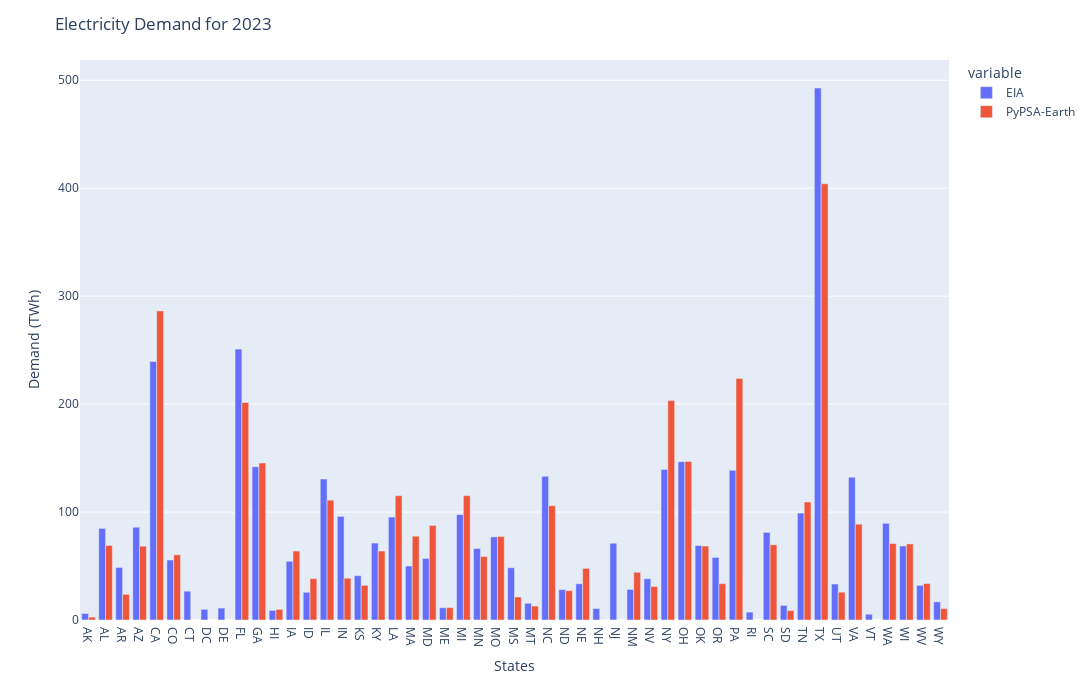

Notebook source saved alongside this figure:
### Code cell
fig = px.bar(demand_total, barmode='group')
fig.update_layout(width=2500, 
                  height=700, 
                  yaxis_title='Demand (TWh)',
                  xaxis_title='States',
                  title=f'Electricity Demand for {horizon}')
fig.show()

### Figure 1 — Plotly figure (JSON) as saved in the notebook; plotly's stock layout.template omitted (floating-point values rounded to 4 significant figures)
{"data": [{"alignmentgroup": "True", "hovertemplate": "variable=EIA<br>index=%{x}<br>value=%{y}<extra></extra>", "legendgroup": "EIA", "marker": {"color": "#636efa", "pattern": {"shape": ""}}, "name": "EIA", "offsetgroup": "EIA", "orientation": "v", "showlegend": true, "textposition": "auto", "type": "bar", "x": ["AK", "AL", "AR", "AZ", "CA", "CO", "CT", "DC", "DE", "FL", "GA", "HI", "IA", "ID", "IL", "IN", "KS", "KY", "LA", "MA", "MD", "ME", "MI", "MN", "MO", "MS", "MT", "NC", "ND", "NE", "NH", "NJ", "NM", "NV", "NY", "OH", "OK", "OR", "PA", "RI", "SC", "SD", "TN", "TX", "UT", "VA", "VT", "WA", "WI", "WV", "WY"], "xaxis": "x", "y": [6.025, 84.88, 48.65, 85.92, 239.5, 55.57, 26.68, 9.88, 11.08, 250.9, 142.0, 8.927, 54.4, 25.67, 130.6, 96.0, 41.05, 71.22, 95.37, 50.01, 57.03, 11.34, 97.59, 66.22, 76.98, 48.42, 15.51, 133.1, 28.2, 33.57, 10.63, 71.1, 28.35, 38.25, 139.4, 146.6, 68.98, 57.98, 138.7, 7.301, 81.2, 13.51, 99.05, 492.8, 33.34, 132.3, 5.364, 89.55, 68.56, 32.07, 16.79], "yaxis": "y"}, {"alignmentgroup": "True", "hovertemplate": "variable=PyPSA-Earth<br>index=%{x}<br>value=%{y}<extra></extra>", "legendgroup": "PyPSA-Earth", "marker": {"color": "#EF553B", "pattern": {"shape": ""}}, "name": "PyPSA-Earth", "offsetgroup": "PyPSA-Earth", "orientation": "v", "showlegend": true, "textposition": "auto", "type": "bar", "x": ["AK", "AL", "AR", "AZ", "CA", "CO", "CT", "DC", "DE", "FL", "GA", "HI", "IA", "ID", "IL", "IN", "KS", "KY", "LA", "MA", "MD", "ME", "MI", "MN", "MO", "MS", "MT", "NC", "ND", "NE", "NH", "NJ", "NM", "NV", "NY", "OH", "OK", "OR", "PA", "RI", "SC", "SD", "TN", "TX", "UT", "VA", "VT", "WA", "WI", "WV", "WY"], "xaxis": "x", "y": [2.68, 69.09, 23.74, 68.38, 286.3, 60.4, NaN, NaN, NaN, 201.4, 145.4, 9.81, 63.87, 38.32, 111.0, 38.74, 32.13, 63.88, 115.2, 77.67, 87.61, 11.48, 115.2, 58.86, 77.38, 21.31, 12.92, 105.9, 27.23, 47.8, 0.07, NaN, 44.21, 30.98, 203.2, 146.8, 68.51, 33.63, 223.8, NaN, 69.69, 8.68, 109.3, 404.1, 25.79, 88.78, NaN, 70.81, 70.48, 33.76, 10.49], "yaxis": "y"}], "layout": {"barmode": "group", "height": 700, "legend": {"title": {"text": "variable"}, "tracegroupgap": 0}, "margin": {"t": 60}, "title": {"text": "Electricity Demand for 2023"}, "width": 2500, "xaxis": {"anchor": "y", "domain": [0, 1], "title": {"text": "States"}}, "yaxis": {"anchor": "x", "domain": [0, 1], "title": {"text": "Demand (TWh)"}}}}
